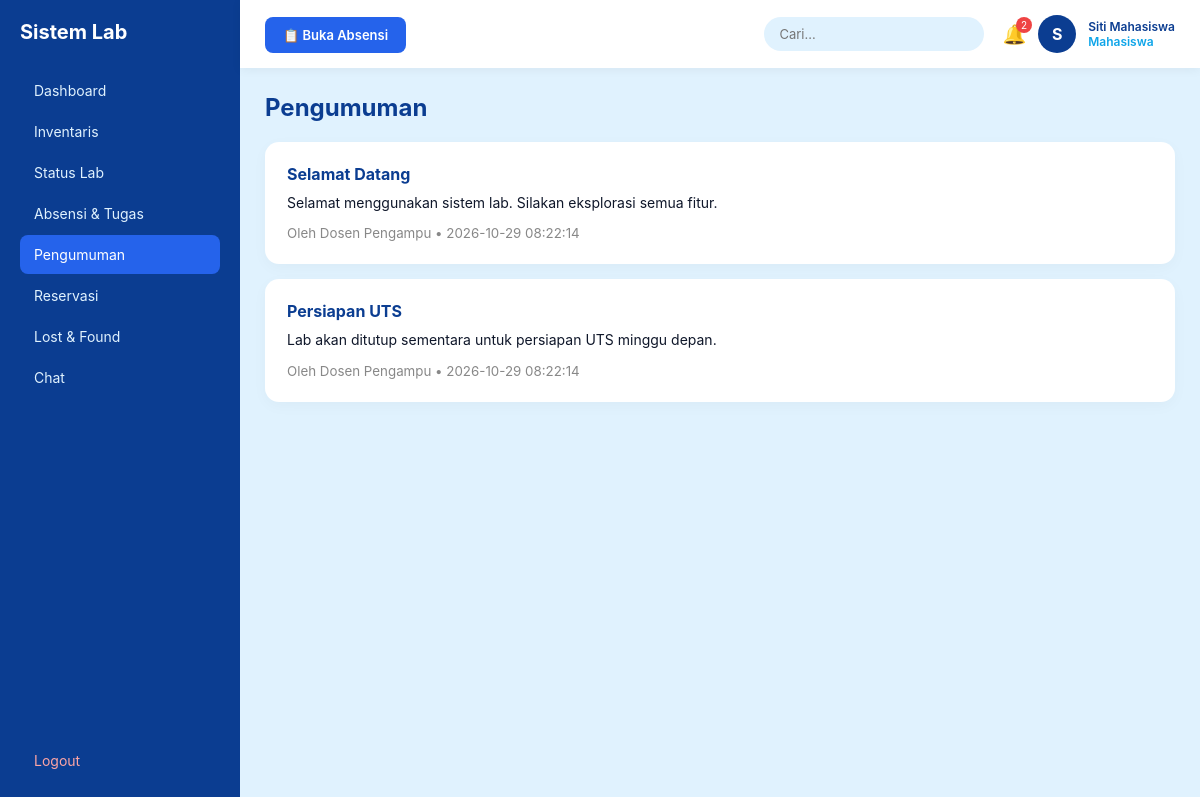
The app's page /?url=pengumuman (signed in) with its own data.
### tables this page shows
CREATE TABLE pengumuman (id INTEGER PRIMARY KEY AUTOINCREMENT, judul TEXT, konten TEXT, created_by INTEGER, created_at TIMESTAMP DEFAULT CURRENT_TIMESTAMP);

CREATE TABLE users (id INTEGER PRIMARY KEY AUTOINCREMENT, nama TEXT, email TEXT UNIQUE, password TEXT, role TEXT);

### config/helpers.php (called while the page is built, shortened)
<?php
function view($n, $d = []) { extract($d); require BASE_PATH . '/app/views/' . $n . '.php'; }

### app/controllers/PengumumanController.php (called while the page is built, shortened)
<?php
class PengumumanController {
    public function index() {
        $db = DB::connect(); $role = $_SESSION['role'];
        $list = $db->query("SELECT p.*,u.nama FROM pengumuman p JOIN users u ON p.created_by=u.id ORDER BY p.created_at DESC")->fetchAll();
        view('pengumuman/index', compact('list'));
    }
}

### app/views/pengumuman/index.php (the view, shortened to what this page needs)
<h2>Pengumuman</h2>
<?php foreach($list as $p): ?>
<div class="card" style="margin-bottom:15px;position:relative;">
<h3 style="border:none;padding-bottom:0;margin-bottom:8px;"><?= htmlspecialchars($p['judul']) ?></h3>
<p style="margin:8px 0;font-size:14px;line-height:1.6;"><?= nl2br(htmlspecialchars($p['konten'])) ?></p>
<small style="color:#888;">Oleh <?= htmlspecialchars($p['nama']) ?> • <?= $p['created_at'] ?></small>
</div>
<?php endforeach; ?>

### public/css/style.css (style rules this page uses)
:root { --primary:#0B3D91;--secondary:#2563EB;--tertiary:#0EA5E9;--light:#E0F2FE;--dark:#0F172A;--white:#FFF }
* { box-sizing:border-box;margin:0;padding:0;font-family:'Inter',system-ui,sans-serif }
body { display:flex;background:var(--light);color:var(--dark);height:100vh;overflow:hidden }
h2 { color:var(--primary);margin-bottom:20px;font-size:24px }
h3 { color:var(--primary);margin-bottom:14px;font-size:16px;border-bottom:2px solid var(--light);padding-bottom:10px }
.card { background:#fff;padding:22px;border-radius:14px;box-shadow:0 4px 15px rgba(0,0,0,0.03) }

### records on screen
pengumuman: judul "Selamat Datang", konten "Selamat menggunakan sistem lab. Silakan eksplorasi semua fitur.", users.nama "Dosen Pengampu", created_at "2026-10-29 08:22:14"
pengumuman: judul "Persiapan UTS", konten "Lab akan ditutup sementara untuk persiapan UTS minggu depan.", users.nama "Dosen Pengampu", created_at "2026-10-29 08:22:14"

### other values on screen
$l "Dashboard"
$l "Inventaris"
$l "Status Lab"
$l "Absensi & Tugas"
$l "Pengumuman"
$l "Reservasi"
$l "Lost & Found"
$l "Chat"
$unread "2"
substr($_SESSION['nama']??'?',0,1) "S"
$_SESSION['nama'] "Siti Mahasiswa"
$_SESSION['role'] "Mahasiswa"
